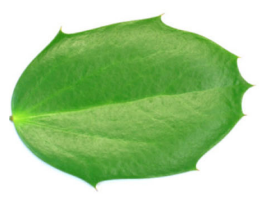
#> input picture PIA/hojaOriginal.PNG, 264 x 201 px; its folder holds only this picture in this run
$ python -i LecturaDataset.py   (imports and definitions only)
#> lines starting #> are read from the running program, lines starting #| are printed output that depends on the picture; after the words box and inside, x2 and y2 are one past the last pixel; in counts of white or black regions, pixels touching at a corner belong together
import cv2
import numpy as np
import os
import math

def calcular_dctk(perfil, k):
    N = len(perfil)
    return sum(perfil[n] * np.cos((np.pi / N) * (n + 0.5) * k) for n in range(N))

def calcular_idcti(dct_coeffs, i):
    N = len(dct_coeffs)
    idcti = dct_coeffs[0] / 2
    idcti += sum(dct_coeffs[k] * np.cos((np.pi / N) * k * (i + 0.5)) for k in range(1, N))
    return idcti / N

def calcular_edct(perfil_original, perfil_reconstruido):
    N = len(perfil_original)
    error_cuadrado = np.sum((np.array(perfil_original) - np.array(perfil_reconstruido))**2)
    return np.sqrt(error_cuadrado / N)

def alinear_hoja(binary_image):
    non_zero_pixels = np.nonzero(binary_image)
    B = np.min(non_zero_pixels[1])
    D = np.max(non_zero_pixels[1])

    y_B = np.min(non_zero_pixels[0][non_zero_pixels[1] == B])
    y_D = np.min(non_zero_pixels[0][non_zero_pixels[1] == D])

    delta_y = y_D - y_B
    delta_x = D - B
    angle = math.degrees(math.atan2(delta_y, delta_x))

    # Rotar la imagen usando el ángulo calculado
    center = (binary_image.shape[1] // 2, binary_image.shape[0] // 2)
    M = cv2.getRotationMatrix2D(center, angle, 1.0)
    return cv2.warpAffine(binary_image, M, (binary_image.shape[1], binary_image.shape[0]))

def generar_perfil_avp_con_dct(image_path):
#> called with image_path = 'hojaOriginal.PNG'
    image = cv2.imread(image_path)
#> image is the input picture: shape (201, 264, 3); mean B, G, R 149.7, 205.5, 168.6
    if image is None:
        raise FileNotFoundError(f"No se pudo cargar la imagen: {image_path}")

    gray_image = cv2.cvtColor(image, cv2.COLOR_BGR2GRAY)
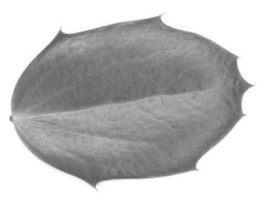
#> gray_image: shape (201, 264); min 94, max 255, mean 188.1

    # Histograma para el fondo
    histogram, _ = np.histogram(gray_image, bins=256, range=(0, 255))
#> histogram = 256 values, max 19946 at index 255, min 0 at index 0, mean 207.3
    fondo_valor = np.argmax(histogram)
#> fondo_valor = 255

    # Rango de fondo y binarización
    rango_fondo = 60
    lambda_min_fondo = max(fondo_valor - rango_fondo, 0)
#> lambda_min_fondo = 195
    lambda_max_fondo = min(fondo_valor + rango_fondo, 255)
#> lambda_max_fondo = 255
    binary_image = np.where((gray_image < lambda_min_fondo) | (gray_image > lambda_max_fondo), 1, 0).astype(np.uint8) * 255
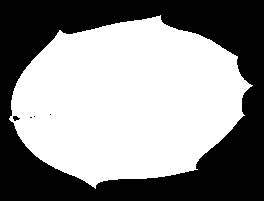
#> binary_image: shape (201, 264); 55.8% white; 5 black regions (3 under 20 px), largest, box (x1, y1, x2, y2) and area: (0, 0, 264, 201) 23402, (13, 116, 20, 121) 23

    # Alinear la hoja para garantizar invarianza de rotación
    binary_image = alinear_hoja(binary_image)
#> in alinear_hoja, `non_zero_pixels = np.nonzero(binary_image)`: non_zero_pixels = 29635 positions, rows 15 to 188, columns 9 to 252
#> in alinear_hoja, `B = np.min(non_zero_pixels[1])`: B = 9
#> in alinear_hoja, `D = np.max(non_zero_pixels[1])`: D = 252
#> in alinear_hoja, `y_B = np.min(non_zero_pixels[0][non_zero_pixels[1] == B])`: y_B = 118
#> in alinear_hoja, `y_D = np.min(non_zero_pixels[0][non_zero_pixels[1] == D])`: y_D = 85
#> in alinear_hoja, `delta_y = y_D - y_B`: delta_y = -33
#> in alinear_hoja, `delta_x = D - B`: delta_x = 243
#> in alinear_hoja, `angle = math.degrees(math.atan2(delta_y, delta_x))`: angle = -7.73
#> in alinear_hoja, `M = cv2.getRotationMatrix2D(center, angle, 1.0)`: M = [[0.991, -0.135, 14.66], [0.135, 0.991, -16.85]]
#> in alinear_hoja, `return cv2.warpAffine(binary_image, M, (binary_image.shape[1], binary_..`:
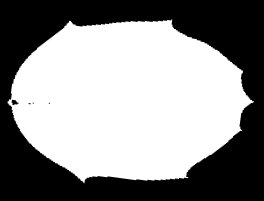
#> returned value: shape (201, 264); min 0, max 255, mean 142.4

    # Encontrar límites y recortar la imagen
    non_zero_pixels = np.nonzero(binary_image)
#> non_zero_pixels = 30063 positions, rows 19 to 183, columns 7 to 253
    A, C = np.min(non_zero_pixels[0]), np.max(non_zero_pixels[0])
#> A = 19; C = 183
    B, D = np.min(non_zero_pixels[1]), np.max(non_zero_pixels[1])
#> B = 7; D = 253
    cropped_image = binary_image[A:C+1, B:D+1]
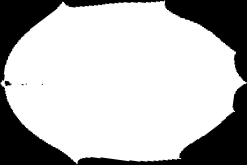
#> cropped_image: shape (165, 247); min 0, max 255, mean 185.4

    # Proyecciones AVP
    top_projection = [next((row for row in range(cropped_image.shape[0]) if cropped_image[row, col] == 255), cropped_image.shape[0]) for col in range(cropped_image.shape[1])]
#> top_projection = 247 values, max 165 at index 0, min 2 at index 63, mean 23.14
    bottom_projection = [next((row for row in range(cropped_image.shape[0] - 1, -1, -1) if cropped_image[row, col] == 255), 0) for col in range(cropped_image.shape[1])]
#> bottom_projection = 247 values, max 162 at index 76, min 0 at index 0, mean 138.8
    left_projection = [next((col for col in range(cropped_image.shape[1]) if cropped_image[row, col] == 255), cropped_image.shape[1]) for row in range(cropped_image.shape[0])]
#> left_projection = 165 values, max 247 at index 0, min 1 at index 83, mean 32.56
    right_projection = [next((col for col in range(cropped_image.shape[1] - 1, -1, -1) if cropped_image[row, col] == 255), 0) for row in range(cropped_image.shape[0])]
#> right_projection = 165 values, max 244 at index 81, min 0 at index 0, mean 205.4

    # Crear perfil AVP continuo
    perfil_continuo = np.concatenate((top_projection, right_projection, bottom_projection, left_projection))
#> perfil_continuo = 824 values, max 247 at index 659, min 0 at index 247, mean 96.18

    # Calcular DCT
    dct_coeffs = [calcular_dctk(perfil_continuo, k) for k in range(len(perfil_continuo))]
#> in calcular_dctk, `N = len(perfil)`: N = 824
#> dct_coeffs = 824 values, max 79256 at index 0, min -37774.2 at index 2, mean 141.5

    # Reconstruir el perfil
    perfil_reconstruido = [calcular_idcti(dct_coeffs, i) for i in range(len(perfil_continuo))]
#> in calcular_idcti, `idcti = dct_coeffs[0] / 2`: idcti = 39628
#> in calcular_idcti, `idcti += sum(dct_coeffs[k] * np.cos((np.pi / N) * k * (i + 0.5)) for k..`: idcti = 67980
#> perfil_reconstruido = 824 values, max 123.5 at index 659, min -1.07e-11 at index 658, mean 48.09

    # Calcular el error EDCT
    edct = calcular_edct(perfil_continuo, perfil_reconstruido)
#> in calcular_edct, `N = len(perfil_original)`: N = 824
#> in calcular_edct, `error_cuadrado = np.sum((np.array(perfil_original) - np.array(perfil_r..`: error_cuadrado = 3233355.5
#> edct = 62.64

    return {
        "perfil_avp": perfil_continuo,
        "dct_coeffs": dct_coeffs,
        "perfil_reconstruido": perfil_reconstruido,
        "edct": edct
    }

# Directorio raíz donde están los datasets organizados por plantas
root_dir = r'C:\Users\tonit\Desktop\Dataset original\leafsnap-dataset\dataset\images\field'
resultados_por_planta = {}

# Recorrer todas las carpetas y subcarpetas
# [18 lines not run here, left out]

>>> result = generar_perfil_avp_con_dct('hojaOriginal.PNG')
#> result = 4 items
